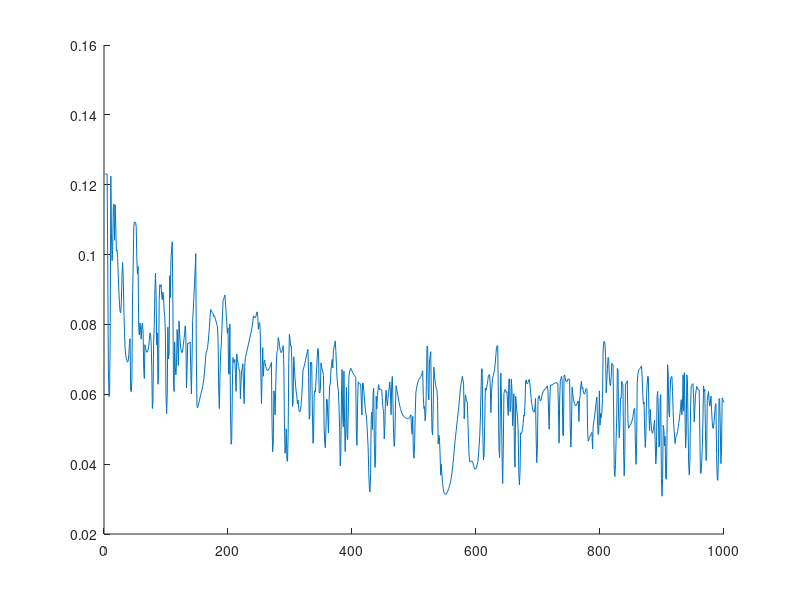
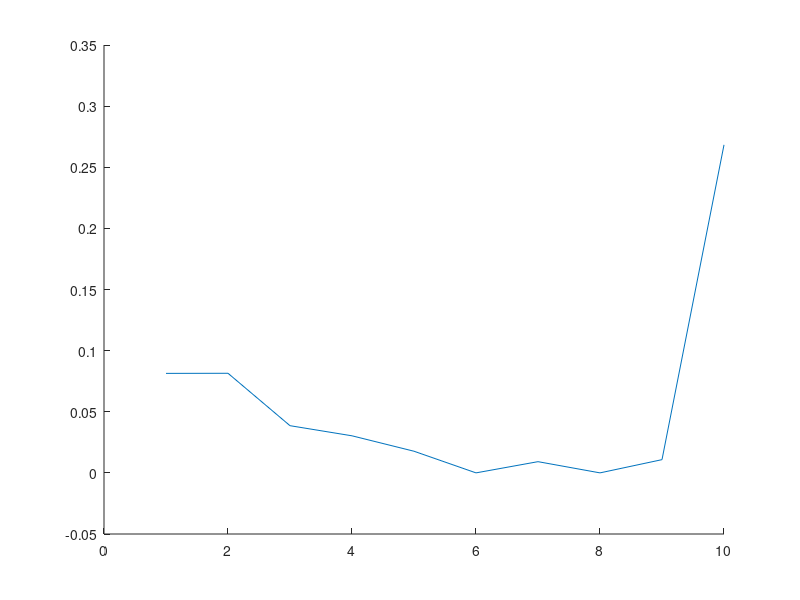
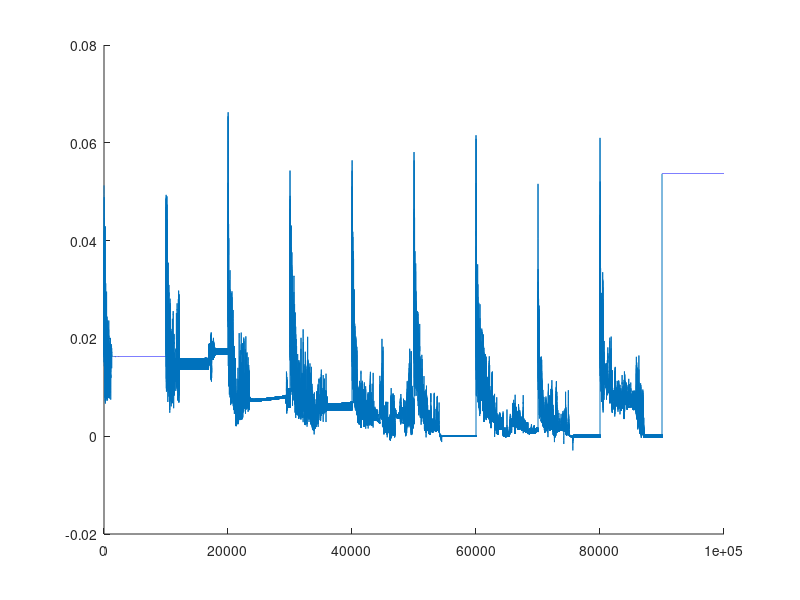

MATLAB code for these plots, in order:
TotalFlow = importdata('TotalFlow.txt');
figure(1)
hold on;
plot(TotalFlow);
avgFlow = importdata('AvgFlow.txt');
figure(2)
hold on;
plot(avgFlow);
Flow = importdata('Flow.txt');
figure(3)
hold on;
plot(Flow)